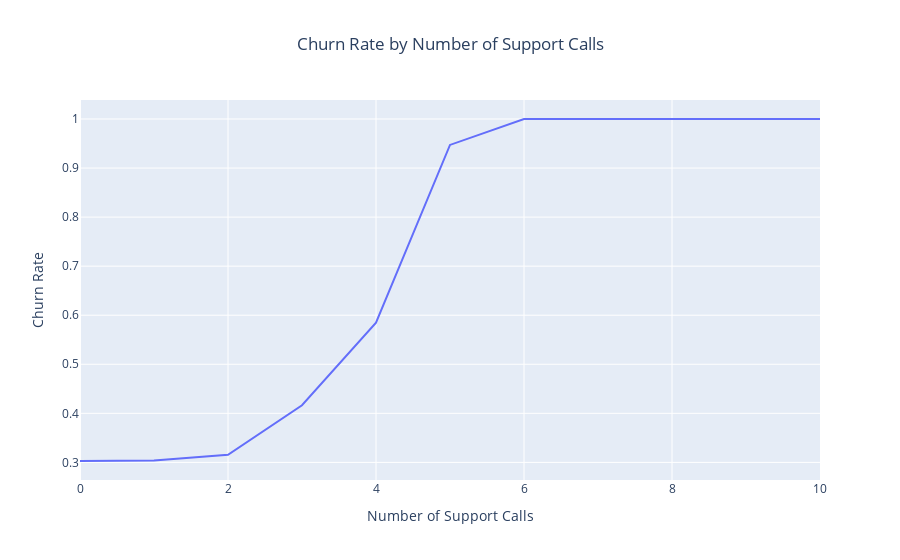

This figure's notebook cell:
### Code cell
churn_rate_by_support_calls = data.groupby('Support Calls')['Churn'].mean().reset_index()

fig = go.Figure(data=go.Scatter(x=churn_rate_by_support_calls['Support Calls'], y=churn_rate_by_support_calls['Churn'], mode='lines'))

fig.update_layout(
    title={
        'text': 'Churn Rate by Number of Support Calls',
        'x': 0.5,  
        'xanchor': 'center'
    },
    xaxis_title='Number of Support Calls',
    yaxis_title='Churn Rate'
)

fig.show()

### Figure 1 — Plotly figure (JSON) as saved in the notebook; plotly's stock layout.template omitted (floating-point values rounded to 4 significant figures)
{"data": [{"mode": "lines", "type": "scatter", "x": [0.0, 1.0, 2.0, 3.0, 4.0, 5.0, 6.0, 7.0, 8.0, 9.0, 10.0], "y": [0.3028, 0.3036, 0.3155, 0.4164, 0.585, 0.9471, 1.0, 1.0, 1.0, 1.0, 1.0]}], "layout": {"title": {"text": "Churn Rate by Number of Support Calls", "x": 0.5, "xanchor": "center"}, "xaxis": {"title": {"text": "Number of Support Calls"}}, "yaxis": {"title": {"text": "Churn Rate"}}}}
